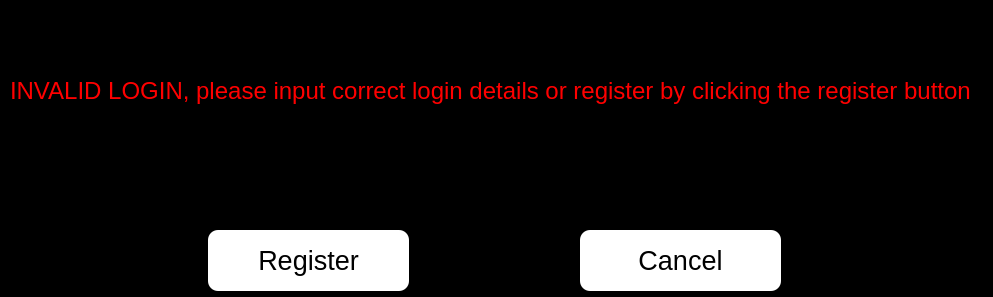
<?xml version="1.0" encoding="UTF-8"?>
<ui version="4.0">
 <class>Dialog</class>
 <widget class="QDialog" name="Dialog">
  <property name="geometry">
   <rect>
    <x>0</x>
    <y>0</y>
    <width>993</width>
    <height>297</height>
   </rect>
  </property>
  <property name="windowTitle">
   <string>Dialog</string>
  </property>
  <widget class="QLabel" name="label">
   <property name="geometry">
    <rect>
     <x>-4</x>
     <y>-20</y>
     <width>1001</width>
     <height>321</height>
    </rect>
   </property>
   <property name="styleSheet">
    <string notr="true">.QLabel {
background-color: black;
}</string>
   </property>
   <property name="text">
    <string/>
   </property>
  </widget>
  <widget class="QLabel" name="label_2">
   <property name="geometry">
    <rect>
     <x>10</x>
     <y>-60</y>
     <width>991</width>
     <height>301</height>
    </rect>
   </property>
   <property name="font">
    <font>
     <pointsize>18</pointsize>
    </font>
   </property>
   <property name="styleSheet">
    <string notr="true">.QLabel {
color: red;
}</string>
   </property>
   <property name="text">
    <string>INVALID LOGIN, please input correct login details or register by clicking the register button</string>
   </property>
  </widget>
  <widget class="QPushButton" name="reg_btn">
   <property name="geometry">
    <rect>
     <x>208</x>
     <y>230</y>
     <width>201</width>
     <height>61</height>
    </rect>
   </property>
   <property name="font">
    <font>
     <pointsize>20</pointsize>
    </font>
   </property>
   <property name="styleSheet">
    <string notr="true">.QPushButton {
Color: black;
background-color: white;
border-radius: 10px;
}

.QPushButton:hover {
background-color: blue;
font-weight: bold;
font-size: 24px;
}</string>
   </property>
   <property name="text">
    <string>Register</string>
   </property>
  </widget>
  <widget class="QPushButton" name="cancel_btn">
   <property name="geometry">
    <rect>
     <x>580</x>
     <y>230</y>
     <width>201</width>
     <height>61</height>
    </rect>
   </property>
   <property name="font">
    <font>
     <pointsize>20</pointsize>
    </font>
   </property>
   <property name="styleSheet">
    <string notr="true">.QPushButton {
Color: black;
background-color: white;
border-radius: 10px;
}

.QPushButton:hover {
background-color: red;
font-weight: bold;
font-size: 24px;
}</string>
   </property>
   <property name="text">
    <string>Cancel</string>
   </property>
  </widget>
 </widget>
 <resources/>
 <connections/>
</ui>
